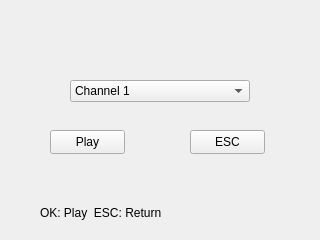
<ui version="4.0" >
 <class>SelftestSound</class>
 <widget class="QDialog" name="SelftestSound" >
  <property name="geometry" >
   <rect>
    <x>0</x>
    <y>0</y>
    <width>320</width>
    <height>240</height>
   </rect>
  </property>
  <property name="windowTitle" >
   <string>Dialog</string>
  </property>
  <widget class="QLabel" name="lblBackground" >
   <property name="geometry" >
    <rect>
     <x>20</x>
     <y>50</y>
     <width>270</width>
     <height>120</height>
    </rect>
   </property>
   <property name="text" >
    <string/>
   </property>
   <property name="pixmap" >
    <pixmap resource="../sb3000.qrc" >:/images/res/bg-inputbox.png</pixmap>
   </property>
   <property name="scaledContents" >
    <bool>true</bool>
   </property>
  </widget>
  <widget class="QPushButton" name="btnPlay" >
   <property name="geometry" >
    <rect>
     <x>50</x>
     <y>130</y>
     <width>75</width>
     <height>24</height>
    </rect>
   </property>
   <property name="focusPolicy" >
    <enum>Qt::NoFocus</enum>
   </property>
   <property name="text" >
    <string>Play</string>
   </property>
  </widget>
  <widget class="QPushButton" name="btnESC" >
   <property name="geometry" >
    <rect>
     <x>190</x>
     <y>130</y>
     <width>75</width>
     <height>24</height>
    </rect>
   </property>
   <property name="focusPolicy" >
    <enum>Qt::NoFocus</enum>
   </property>
   <property name="text" >
    <string>ESC</string>
   </property>
  </widget>
  <widget class="QComboBox" name="comboBox" >
   <property name="geometry" >
    <rect>
     <x>70</x>
     <y>80</y>
     <width>180</width>
     <height>22</height>
    </rect>
   </property>
   <item>
    <property name="text" >
     <string>Channel 1</string>
    </property>
   </item>
   <item>
    <property name="text" >
     <string>Channel 2</string>
    </property>
   </item>
   <item>
    <property name="text" >
     <string>Channel 3</string>
    </property>
   </item>
   <item>
    <property name="text" >
     <string>Channel 4</string>
    </property>
   </item>
  </widget>
  <widget class="QLabel" name="lblStatusbar" >
   <property name="geometry" >
    <rect>
     <x>0</x>
     <y>200</y>
     <width>320</width>
     <height>40</height>
    </rect>
   </property>
   <property name="text" >
    <string/>
   </property>
  </widget>
  <widget class="QLabel" name="label" >
   <property name="geometry" >
    <rect>
     <x>0</x>
     <y>200</y>
     <width>320</width>
     <height>40</height>
    </rect>
   </property>
   <property name="text" >
    <string/>
   </property>
   <property name="pixmap" >
    <pixmap resource="../sb3000.qrc" >:/images/res/bottom.png</pixmap>
   </property>
   <property name="scaledContents" >
    <bool>true</bool>
   </property>
  </widget>
  <widget class="QLabel" name="lblStatusIcon" >
   <property name="geometry" >
    <rect>
     <x>20</x>
     <y>205</y>
     <width>16</width>
     <height>16</height>
    </rect>
   </property>
   <property name="text" >
    <string/>
   </property>
   <property name="pixmap" >
    <pixmap resource="../sb3000.qrc" >:/images/res/icon-help.png</pixmap>
   </property>
  </widget>
  <widget class="QLabel" name="lblStatusText" >
   <property name="geometry" >
    <rect>
     <x>40</x>
     <y>200</y>
     <width>270</width>
     <height>25</height>
    </rect>
   </property>
   <property name="text" >
    <string>OK: Play  ESC: Return</string>
   </property>
  </widget>
 </widget>
 <tabstops>
  <tabstop>btnPlay</tabstop>
  <tabstop>btnESC</tabstop>
 </tabstops>
 <resources>
  <include location="../sb3000.qrc" />
 </resources>
 <connections/>
</ui>
